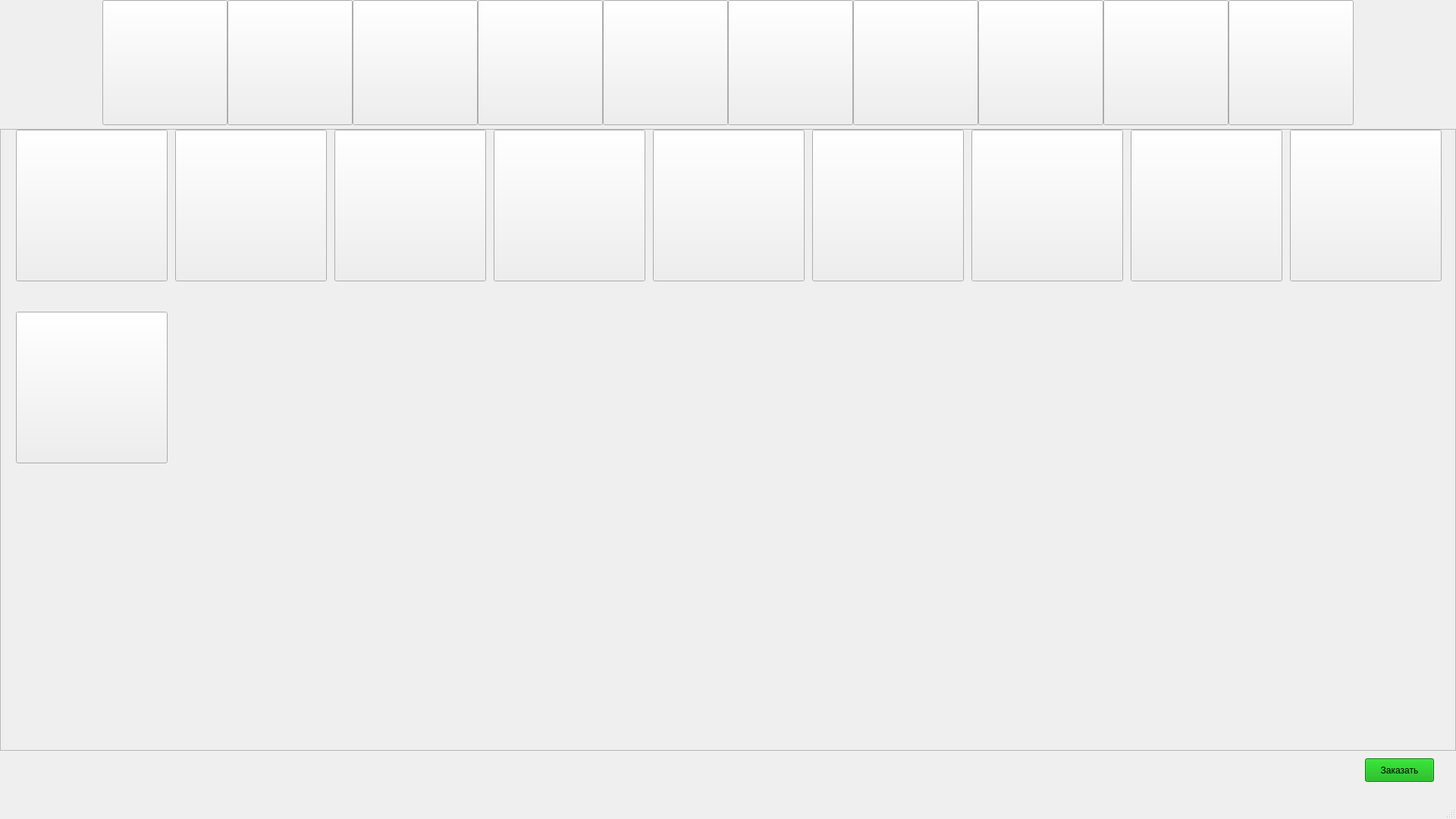
<?xml version="1.0" encoding="UTF-8"?>
<ui version="4.0">
 <class>MainWindow</class>
 <widget class="QMainWindow" name="MainWindow">
  <property name="geometry">
   <rect>
    <x>0</x>
    <y>0</y>
    <width>1920</width>
    <height>1080</height>
   </rect>
  </property>
  <property name="windowTitle">
   <string>MainWindow</string>
  </property>
  <property name="animated">
   <bool>true</bool>
  </property>
  <widget class="QWidget" name="centralwidget">
   <widget class="QPushButton" name="breakfast">
    <property name="geometry">
     <rect>
      <x>135</x>
      <y>0</y>
      <width>165</width>
      <height>165</height>
     </rect>
    </property>
    <property name="text">
     <string/>
    </property>
    <property name="icon">
     <iconset>
      <normaloff>breakfast_300x300 category-panel-left-desktop.jpeg</normaloff>breakfast_300x300 category-panel-left-desktop.jpeg</iconset>
    </property>
    <property name="iconSize">
     <size>
      <width>300</width>
      <height>300</height>
     </size>
    </property>
    <property name="shortcut">
     <string/>
    </property>
    <property name="autoDefault">
     <bool>false</bool>
    </property>
    <property name="default">
     <bool>false</bool>
    </property>
    <property name="flat">
     <bool>false</bool>
    </property>
   </widget>
   <widget class="QPushButton" name="burgers">
    <property name="geometry">
     <rect>
      <x>300</x>
      <y>0</y>
      <width>165</width>
      <height>165</height>
     </rect>
    </property>
    <property name="text">
     <string/>
    </property>
    <property name="icon">
     <iconset>
      <normaloff>burgers_300x300 category-panel-left-desktop.jpeg</normaloff>burgers_300x300 category-panel-left-desktop.jpeg</iconset>
    </property>
    <property name="iconSize">
     <size>
      <width>300</width>
      <height>300</height>
     </size>
    </property>
    <property name="shortcut">
     <string/>
    </property>
    <property name="autoDefault">
     <bool>false</bool>
    </property>
    <property name="default">
     <bool>false</bool>
    </property>
   </widget>
   <widget class="QPushButton" name="ChickenFishSandwiches">
    <property name="geometry">
     <rect>
      <x>465</x>
      <y>0</y>
      <width>165</width>
      <height>165</height>
     </rect>
    </property>
    <property name="text">
     <string/>
    </property>
    <property name="icon">
     <iconset>
      <normaloff>nav_chickenfishsandwiches_160x160 category-panel-left-desktop.jpeg</normaloff>nav_chickenfishsandwiches_160x160 category-panel-left-desktop.jpeg</iconset>
    </property>
    <property name="iconSize">
     <size>
      <width>300</width>
      <height>300</height>
     </size>
    </property>
    <property name="shortcut">
     <string/>
    </property>
    <property name="autoDefault">
     <bool>false</bool>
    </property>
    <property name="default">
     <bool>false</bool>
    </property>
   </widget>
   <widget class="QPushButton" name="McNuggetsAndMeals">
    <property name="geometry">
     <rect>
      <x>630</x>
      <y>0</y>
      <width>165</width>
      <height>165</height>
     </rect>
    </property>
    <property name="text">
     <string/>
    </property>
    <property name="icon">
     <iconset>
      <normaloff>nav_mcnuggetscombo_160x160 category-panel-left-desktop.jpeg</normaloff>nav_mcnuggetscombo_160x160 category-panel-left-desktop.jpeg</iconset>
    </property>
    <property name="iconSize">
     <size>
      <width>300</width>
      <height>300</height>
     </size>
    </property>
    <property name="shortcut">
     <string/>
    </property>
    <property name="autoDefault">
     <bool>false</bool>
    </property>
    <property name="default">
     <bool>false</bool>
    </property>
   </widget>
   <widget class="QPushButton" name="HappyMeal">
    <property name="geometry">
     <rect>
      <x>960</x>
      <y>0</y>
      <width>165</width>
      <height>165</height>
     </rect>
    </property>
    <property name="text">
     <string/>
    </property>
    <property name="icon">
     <iconset>
      <normaloff>nav_happy_meal_160x160 category-panel-left-desktop.jpeg</normaloff>nav_happy_meal_160x160 category-panel-left-desktop.jpeg</iconset>
    </property>
    <property name="iconSize">
     <size>
      <width>300</width>
      <height>300</height>
     </size>
    </property>
    <property name="shortcut">
     <string/>
    </property>
    <property name="autoDefault">
     <bool>false</bool>
    </property>
    <property name="default">
     <bool>false</bool>
    </property>
   </widget>
   <widget class="QPushButton" name="FriesSides">
    <property name="geometry">
     <rect>
      <x>795</x>
      <y>0</y>
      <width>165</width>
      <height>165</height>
     </rect>
    </property>
    <property name="text">
     <string/>
    </property>
    <property name="icon">
     <iconset>
      <normaloff>snacks_sides_300x300 category-panel-left-desktop.jpeg</normaloff>snacks_sides_300x300 category-panel-left-desktop.jpeg</iconset>
    </property>
    <property name="iconSize">
     <size>
      <width>300</width>
      <height>300</height>
     </size>
    </property>
    <property name="shortcut">
     <string/>
    </property>
    <property name="autoDefault">
     <bool>false</bool>
    </property>
    <property name="default">
     <bool>false</bool>
    </property>
   </widget>
   <widget class="QPushButton" name="McCafeCoffees">
    <property name="geometry">
     <rect>
      <x>1125</x>
      <y>0</y>
      <width>165</width>
      <height>165</height>
     </rect>
    </property>
    <property name="text">
     <string/>
    </property>
    <property name="icon">
     <iconset>
      <normaloff>mccafe_300x300 category-panel-left-desktop.jpeg</normaloff>mccafe_300x300 category-panel-left-desktop.jpeg</iconset>
    </property>
    <property name="iconSize">
     <size>
      <width>300</width>
      <height>300</height>
     </size>
    </property>
    <property name="shortcut">
     <string/>
    </property>
    <property name="autoDefault">
     <bool>false</bool>
    </property>
    <property name="default">
     <bool>false</bool>
    </property>
   </widget>
   <widget class="QPushButton" name="McCafeBakery">
    <property name="geometry">
     <rect>
      <x>1290</x>
      <y>0</y>
      <width>165</width>
      <height>165</height>
     </rect>
    </property>
    <property name="text">
     <string/>
    </property>
    <property name="icon">
     <iconset>
      <normaloff>Menu_LeftRail_mcd-160x160 category-panel-left-desktop.jpeg</normaloff>Menu_LeftRail_mcd-160x160 category-panel-left-desktop.jpeg</iconset>
    </property>
    <property name="iconSize">
     <size>
      <width>300</width>
      <height>300</height>
     </size>
    </property>
    <property name="shortcut">
     <string/>
    </property>
    <property name="autoDefault">
     <bool>false</bool>
    </property>
    <property name="default">
     <bool>false</bool>
    </property>
   </widget>
   <widget class="QPushButton" name="SweetsTreats">
    <property name="geometry">
     <rect>
      <x>1455</x>
      <y>0</y>
      <width>165</width>
      <height>165</height>
     </rect>
    </property>
    <property name="text">
     <string/>
    </property>
    <property name="icon">
     <iconset>
      <normaloff>desserts_shakes_300x300 category-panel-left-desktop.jpeg</normaloff>desserts_shakes_300x300 category-panel-left-desktop.jpeg</iconset>
    </property>
    <property name="iconSize">
     <size>
      <width>300</width>
      <height>300</height>
     </size>
    </property>
    <property name="shortcut">
     <string/>
    </property>
    <property name="autoDefault">
     <bool>false</bool>
    </property>
    <property name="default">
     <bool>false</bool>
    </property>
   </widget>
   <widget class="QPushButton" name="beverages">
    <property name="geometry">
     <rect>
      <x>1620</x>
      <y>0</y>
      <width>165</width>
      <height>165</height>
     </rect>
    </property>
    <property name="text">
     <string/>
    </property>
    <property name="icon">
     <iconset>
      <normaloff>drinks_300x300 category-panel-left-desktop.jpeg</normaloff>drinks_300x300 category-panel-left-desktop.jpeg</iconset>
    </property>
    <property name="iconSize">
     <size>
      <width>300</width>
      <height>300</height>
     </size>
    </property>
    <property name="shortcut">
     <string/>
    </property>
    <property name="autoDefault">
     <bool>false</bool>
    </property>
    <property name="default">
     <bool>false</bool>
    </property>
   </widget>
   <widget class="QScrollArea" name="scrollArea">
    <property name="geometry">
     <rect>
      <x>0</x>
      <y>170</y>
      <width>1920</width>
      <height>820</height>
     </rect>
    </property>
    <property name="widgetResizable">
     <bool>true</bool>
    </property>
    <widget class="QWidget" name="scrollAreaWidgetContents">
     <property name="geometry">
      <rect>
       <x>0</x>
       <y>0</y>
       <width>1918</width>
       <height>818</height>
      </rect>
     </property>
     <widget class="QPushButton" name="McFlurryWithOREOCookies">
      <property name="geometry">
       <rect>
        <x>20</x>
        <y>0</y>
        <width>200</width>
        <height>200</height>
       </rect>
      </property>
      <property name="text">
       <string notr="true"/>
      </property>
      <property name="icon">
       <iconset>
        <normaloff>t-oreo-mcflurry-snack 1-4-product-tile-desktop.jpeg</normaloff>t-oreo-mcflurry-snack 1-4-product-tile-desktop.jpeg</iconset>
      </property>
      <property name="iconSize">
       <size>
        <width>200</width>
        <height>200</height>
       </size>
      </property>
     </widget>
     <widget class="QPushButton" name="ChocolateChipCookie">
      <property name="geometry">
       <rect>
        <x>20</x>
        <y>240</y>
        <width>200</width>
        <height>200</height>
       </rect>
      </property>
      <property name="text">
       <string notr="true"/>
      </property>
      <property name="icon">
       <iconset>
        <normaloff>t-mcdonalds-Chocolate-Chip-Cookie-mcd 1-4-product-tile-desktop.jpeg</normaloff>t-mcdonalds-Chocolate-Chip-Cookie-mcd 1-4-product-tile-desktop.jpeg</iconset>
      </property>
      <property name="iconSize">
       <size>
        <width>200</width>
        <height>200</height>
       </size>
      </property>
     </widget>
     <widget class="QPushButton" name="ChocolateShake">
      <property name="geometry">
       <rect>
        <x>650</x>
        <y>0</y>
        <width>200</width>
        <height>200</height>
       </rect>
      </property>
      <property name="text">
       <string notr="true"/>
      </property>
      <property name="icon">
       <iconset>
        <normaloff>t-mcdonalds-Chocolate-McCafe-Shake-Medium-1 1-4-product-tile-desktop.jpeg</normaloff>t-mcdonalds-Chocolate-McCafe-Shake-Medium-1 1-4-product-tile-desktop.jpeg</iconset>
      </property>
      <property name="iconSize">
       <size>
        <width>200</width>
        <height>200</height>
       </size>
      </property>
     </widget>
     <widget class="QPushButton" name="VanillaCone">
      <property name="geometry">
       <rect>
        <x>440</x>
        <y>0</y>
        <width>200</width>
        <height>200</height>
       </rect>
      </property>
      <property name="text">
       <string notr="true"/>
      </property>
      <property name="icon">
       <iconset>
        <normaloff>t-mcdonalds-Vanilla-Reduced-Fat-Ice-Cream-Cone 1-4-product-tile-desktop.jpeg</normaloff>t-mcdonalds-Vanilla-Reduced-Fat-Ice-Cream-Cone 1-4-product-tile-desktop.jpeg</iconset>
      </property>
      <property name="iconSize">
       <size>
        <width>200</width>
        <height>200</height>
       </size>
      </property>
     </widget>
     <widget class="QPushButton" name="HotFudgeSundae">
      <property name="geometry">
       <rect>
        <x>1280</x>
        <y>0</y>
        <width>200</width>
        <height>200</height>
       </rect>
      </property>
      <property name="text">
       <string notr="true"/>
      </property>
      <property name="icon">
       <iconset>
        <normaloff>t-mcdonalds-Hot-Fudge-Sundae 1-4-product-tile-desktop.jpeg</normaloff>t-mcdonalds-Hot-Fudge-Sundae 1-4-product-tile-desktop.jpeg</iconset>
      </property>
      <property name="iconSize">
       <size>
        <width>200</width>
        <height>200</height>
       </size>
      </property>
     </widget>
     <widget class="QPushButton" name="StrawberryShake">
      <property name="geometry">
       <rect>
        <x>1070</x>
        <y>0</y>
        <width>200</width>
        <height>200</height>
       </rect>
      </property>
      <property name="text">
       <string notr="true"/>
      </property>
      <property name="icon">
       <iconset>
        <normaloff>t-mcdonalds-Strawberry-McCafe-Shake-Medium-1 1-4-product-tile-desktop.jpeg</normaloff>t-mcdonalds-Strawberry-McCafe-Shake-Medium-1 1-4-product-tile-desktop.jpeg</iconset>
      </property>
      <property name="iconSize">
       <size>
        <width>200</width>
        <height>200</height>
       </size>
      </property>
     </widget>
     <widget class="QPushButton" name="BakedApplePie">
      <property name="geometry">
       <rect>
        <x>1700</x>
        <y>0</y>
        <width>200</width>
        <height>200</height>
       </rect>
      </property>
      <property name="text">
       <string notr="true"/>
      </property>
      <property name="icon">
       <iconset>
        <normaloff>t-mcdonalds-Baked-Hot-Apple-Pie-1 1-4-product-tile-desktop.jpeg</normaloff>t-mcdonalds-Baked-Hot-Apple-Pie-1 1-4-product-tile-desktop.jpeg</iconset>
      </property>
      <property name="iconSize">
       <size>
        <width>200</width>
        <height>200</height>
       </size>
      </property>
     </widget>
     <widget class="QPushButton" name="McFlurryWithMMSCandies">
      <property name="geometry">
       <rect>
        <x>230</x>
        <y>0</y>
        <width>200</width>
        <height>200</height>
       </rect>
      </property>
      <property name="text">
       <string notr="true"/>
      </property>
      <property name="icon">
       <iconset>
        <normaloff>t-mm-mcflurry-snack 1-4-product-tile-desktop.jpeg</normaloff>t-mm-mcflurry-snack 1-4-product-tile-desktop.jpeg</iconset>
      </property>
      <property name="iconSize">
       <size>
        <width>200</width>
        <height>200</height>
       </size>
      </property>
     </widget>
     <widget class="QPushButton" name="HotCaramelSundae">
      <property name="geometry">
       <rect>
        <x>1490</x>
        <y>0</y>
        <width>200</width>
        <height>200</height>
       </rect>
      </property>
      <property name="text">
       <string notr="true"/>
      </property>
      <property name="icon">
       <iconset>
        <normaloff>t-mcdonalds-Hot-Caramel-Sundae-1 1-4-product-tile-desktop.jpeg</normaloff>t-mcdonalds-Hot-Caramel-Sundae-1 1-4-product-tile-desktop.jpeg</iconset>
      </property>
      <property name="iconSize">
       <size>
        <width>200</width>
        <height>200</height>
       </size>
      </property>
     </widget>
     <widget class="QPushButton" name="VanillaShake">
      <property name="geometry">
       <rect>
        <x>860</x>
        <y>0</y>
        <width>200</width>
        <height>200</height>
       </rect>
      </property>
      <property name="text">
       <string notr="true"/>
      </property>
      <property name="icon">
       <iconset>
        <normaloff>t-mcdonalds-Vanilla-McCafe-Shake-Medium-1 1-4-product-tile-desktop.jpeg</normaloff>t-mcdonalds-Vanilla-McCafe-Shake-Medium-1 1-4-product-tile-desktop.jpeg</iconset>
      </property>
      <property name="iconSize">
       <size>
        <width>200</width>
        <height>200</height>
       </size>
      </property>
     </widget>
    </widget>
   </widget>
   <widget class="QPushButton" name="buy">
    <property name="geometry">
     <rect>
      <x>1800</x>
      <y>1000</y>
      <width>91</width>
      <height>31</height>
     </rect>
    </property>
    <property name="styleSheet">
     <string notr="true">background-color: rgb(0, 170, 0)</string>
    </property>
    <property name="text">
     <string>Заказать</string>
    </property>
   </widget>
  </widget>
  <widget class="QMenuBar" name="menubar">
   <property name="geometry">
    <rect>
     <x>0</x>
     <y>0</y>
     <width>1920</width>
     <height>21</height>
    </rect>
   </property>
  </widget>
  <widget class="QStatusBar" name="statusbar"/>
 </widget>
 <resources/>
 <connections/>
</ui>
